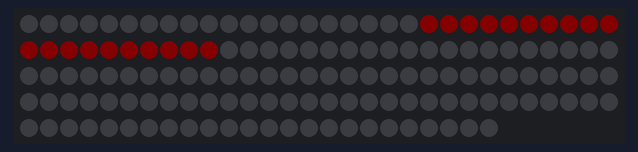
Bench run of a sketch on a simulated Arduino Uno, built with avr-gcc and run on an emulated ATmega328P. Shown: 144 RGB LEDs in strip order, left to right, continuing on the next row. Dim RGB values are drawn brighter than linear.

Above: at 0.14 s.
At 0.51 s:
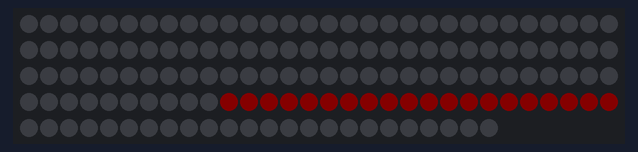
At 2.54 s:
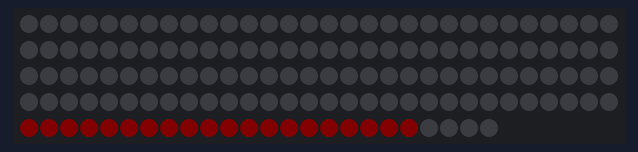
At 3.06 s:
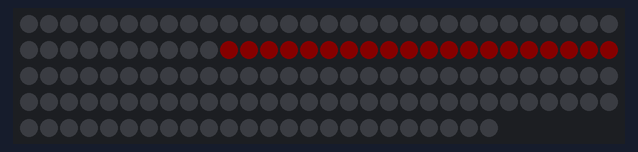
At 3.62 s:
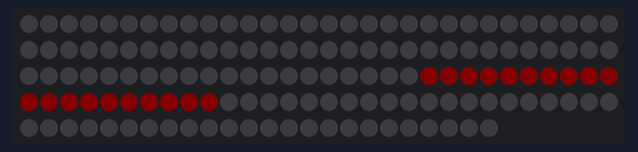

Measured:
- by itself, everything shown: repeats every 3.2 s, in 27 steps

The sketch:

tower.ino
```cpp
#include <Adafruit_NeoPixel.h>

#define PIN 6

// Parameter 1 = number of pixels in strip
// Parameter 2 = pin number (most are valid)
// Parameter 3 = pixel type flags, add together as needed:
//   NEO_KHZ800  800 KHz bitstream (most NeoPixel products w/WS2812 LEDs)
//   NEO_KHZ400  400 KHz (classic 'v1' (not v2) FLORA pixels, WS2811 drivers)
//   NEO_GRB     Pixels are wired for GRB bitstream (most NeoPixel products)
//   NEO_RGB     Pixels are wired for RGB bitstream (v1 FLORA pixels, not v2)
Adafruit_NeoPixel strip = Adafruit_NeoPixel(144, PIN, NEO_GRB + NEO_KHZ800);

void setup() {
  strip.begin();
  strip.show(); // Initialize all pixels to 'off'
}

void loop() {
    uint32_t red = strip.Color(8, 0, 0);
    uint32_t black = strip.Color(0, 0, 0);
    uint8_t DELAY = 25;

    for (byte l = 0; l < 7; l++) {
        line(l, red);
        strip.show();
        delay(DELAY);
        line(l, black);
    }

    for (byte i = 7; i > 0; i--) {
        line(6, strip.Color(i, 0, 0));
        strip.show();
        delay(4 * DELAY);
    }
    for (byte i = 0; i < 8; i++) {
        line(6, strip.Color(i, 0, 0));
        strip.show();
        delay(4 * DELAY);
    }
    line(6, black);

    for (byte l = 5; l > 0; l--) {
        line(l, red);
        strip.show();
        delay(DELAY);
        line(l, black);
    }
}

#define LEDPERLINE 20
void line(byte l, uint32_t color) {
    byte offset = l * LEDPERLINE;

    for (byte i = offset; i < offset + LEDPERLINE; i++) {
        strip.setPixelColor(i, color);
    }
    strip.show();
    delay(25);
}
```
